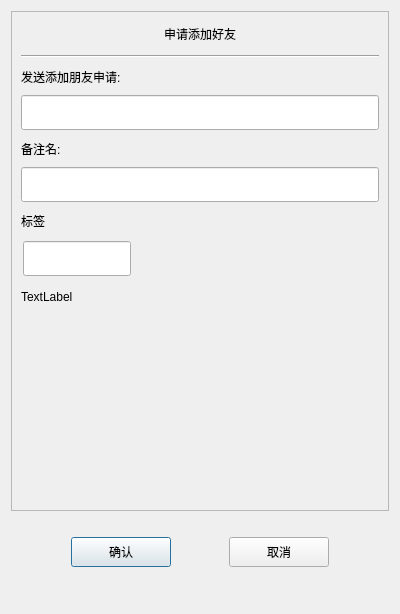
<?xml version="1.0" encoding="UTF-8"?>
<ui version="4.0">
 <class>AuthenFriend</class>
 <widget class="QDialog" name="AuthenFriend">
  <property name="geometry">
   <rect>
    <x>0</x>
    <y>0</y>
    <width>400</width>
    <height>614</height>
   </rect>
  </property>
  <property name="windowTitle">
   <string>Dialog</string>
  </property>
  <layout class="QVBoxLayout" name="verticalLayout">
   <item>
    <widget class="QScrollArea" name="scrollArea">
     <property name="minimumSize">
      <size>
       <width>0</width>
       <height>500</height>
      </size>
     </property>
     <property name="widgetResizable">
      <bool>true</bool>
     </property>
     <widget class="QWidget" name="scrollcontent">
      <property name="geometry">
       <rect>
        <x>0</x>
        <y>0</y>
        <width>386</width>
        <height>498</height>
       </rect>
      </property>
      <layout class="QVBoxLayout" name="verticalLayout_2">
       <property name="spacing">
        <number>0</number>
       </property>
       <property name="leftMargin">
        <number>0</number>
       </property>
       <property name="rightMargin">
        <number>0</number>
       </property>
       <item>
        <widget class="QLabel" name="apply_lb">
         <property name="minimumSize">
          <size>
           <width>0</width>
           <height>25</height>
          </size>
         </property>
         <property name="maximumSize">
          <size>
           <width>16777215</width>
           <height>25</height>
          </size>
         </property>
         <property name="text">
          <string>申请添加好友</string>
         </property>
         <property name="alignment">
          <set>Qt::AlignmentFlag::AlignCenter</set>
         </property>
        </widget>
       </item>
       <item>
        <widget class="QWidget" name="apply_wid" native="true">
         <layout class="QVBoxLayout" name="verticalLayout_3">
          <item>
           <widget class="Line" name="line">
            <property name="orientation">
             <enum>Qt::Orientation::Horizontal</enum>
            </property>
           </widget>
          </item>
          <item>
           <widget class="QLabel" name="label">
            <property name="minimumSize">
             <size>
              <width>0</width>
              <height>25</height>
             </size>
            </property>
            <property name="maximumSize">
             <size>
              <width>16777215</width>
              <height>25</height>
             </size>
            </property>
            <property name="text">
             <string>发送添加朋友申请:</string>
            </property>
           </widget>
          </item>
          <item>
           <widget class="CustomizeEdit" name="name_ed">
            <property name="minimumSize">
             <size>
              <width>0</width>
              <height>35</height>
             </size>
            </property>
            <property name="maximumSize">
             <size>
              <width>16777215</width>
              <height>35</height>
             </size>
            </property>
           </widget>
          </item>
          <item>
           <widget class="QLabel" name="label_2">
            <property name="minimumSize">
             <size>
              <width>0</width>
              <height>25</height>
             </size>
            </property>
            <property name="maximumSize">
             <size>
              <width>16777215</width>
              <height>25</height>
             </size>
            </property>
            <property name="text">
             <string>备注名:</string>
            </property>
           </widget>
          </item>
          <item>
           <widget class="CustomizeEdit" name="back_ed">
            <property name="minimumSize">
             <size>
              <width>0</width>
              <height>35</height>
             </size>
            </property>
            <property name="maximumSize">
             <size>
              <width>16777215</width>
              <height>35</height>
             </size>
            </property>
           </widget>
          </item>
          <item>
           <widget class="QLabel" name="label_3">
            <property name="minimumSize">
             <size>
              <width>0</width>
              <height>25</height>
             </size>
            </property>
            <property name="maximumSize">
             <size>
              <width>16777215</width>
              <height>25</height>
             </size>
            </property>
            <property name="text">
             <string>标签</string>
            </property>
           </widget>
          </item>
          <item>
           <widget class="QWidget" name="lb_group_wid" native="true">
            <property name="minimumSize">
             <size>
              <width>0</width>
              <height>50</height>
             </size>
            </property>
            <layout class="QVBoxLayout" name="verticalLayout_4">
             <property name="spacing">
              <number>0</number>
             </property>
             <property name="leftMargin">
              <number>0</number>
             </property>
             <property name="topMargin">
              <number>0</number>
             </property>
             <property name="rightMargin">
              <number>0</number>
             </property>
             <property name="bottomMargin">
              <number>0</number>
             </property>
             <item>
              <widget class="QWidget" name="gridWidget" native="true">
               <property name="minimumSize">
                <size>
                 <width>0</width>
                 <height>40</height>
                </size>
               </property>
               <property name="maximumSize">
                <size>
                 <width>16777215</width>
                 <height>40</height>
                </size>
               </property>
               <widget class="CustomizeEdit" name="lb_ed">
                <property name="geometry">
                 <rect>
                  <x>2</x>
                  <y>2</y>
                  <width>108</width>
                  <height>35</height>
                 </rect>
                </property>
                <property name="maximumSize">
                 <size>
                  <width>16777215</width>
                  <height>35</height>
                 </size>
                </property>
               </widget>
              </widget>
             </item>
             <item>
              <widget class="QWidget" name="input_tip_wid" native="true">
               <property name="minimumSize">
                <size>
                 <width>0</width>
                 <height>35</height>
                </size>
               </property>
               <property name="maximumSize">
                <size>
                 <width>16777215</width>
                 <height>35</height>
                </size>
               </property>
               <layout class="QVBoxLayout" name="verticalLayout_5">
                <property name="spacing">
                 <number>0</number>
                </property>
                <property name="leftMargin">
                 <number>0</number>
                </property>
                <property name="topMargin">
                 <number>0</number>
                </property>
                <property name="rightMargin">
                 <number>0</number>
                </property>
                <property name="bottomMargin">
                 <number>0</number>
                </property>
                <item>
                 <widget class="ClickedOnceLabel" name="tip_lb">
                  <property name="text">
                   <string>TextLabel</string>
                  </property>
                 </widget>
                </item>
               </layout>
              </widget>
             </item>
            </layout>
           </widget>
          </item>
          <item>
           <widget class="QWidget" name="widget" native="true">
            <property name="minimumSize">
             <size>
              <width>0</width>
              <height>60</height>
             </size>
            </property>
            <layout class="QHBoxLayout" name="horizontalLayout_2">
             <property name="spacing">
              <number>7</number>
             </property>
             <property name="leftMargin">
              <number>0</number>
             </property>
             <property name="topMargin">
              <number>0</number>
             </property>
             <property name="rightMargin">
              <number>0</number>
             </property>
             <property name="bottomMargin">
              <number>0</number>
             </property>
             <item>
              <widget class="QWidget" name="lb_list" native="true">
               <property name="minimumSize">
                <size>
                 <width>287</width>
                 <height>50</height>
                </size>
               </property>
               <property name="maximumSize">
                <size>
                 <width>287</width>
                 <height>16777215</height>
                </size>
               </property>
              </widget>
             </item>
             <item>
              <widget class="QWidget" name="more_lb_wid" native="true">
               <property name="minimumSize">
                <size>
                 <width>30</width>
                 <height>0</height>
                </size>
               </property>
               <property name="maximumSize">
                <size>
                 <width>30</width>
                 <height>16777215</height>
                </size>
               </property>
               <layout class="QVBoxLayout" name="verticalLayout_6">
                <item>
                 <spacer name="verticalSpacer_3">
                  <property name="orientation">
                   <enum>Qt::Orientation::Vertical</enum>
                  </property>
                  <property name="sizeHint" stdset="0">
                   <size>
                    <width>20</width>
                    <height>40</height>
                   </size>
                  </property>
                 </spacer>
                </item>
                <item>
                 <widget class="ClickedOnceLabel" name="more_lb">
                  <property name="minimumSize">
                   <size>
                    <width>25</width>
                    <height>25</height>
                   </size>
                  </property>
                  <property name="maximumSize">
                   <size>
                    <width>25</width>
                    <height>25</height>
                   </size>
                  </property>
                  <property name="text">
                   <string/>
                  </property>
                 </widget>
                </item>
                <item>
                 <spacer name="verticalSpacer_4">
                  <property name="orientation">
                   <enum>Qt::Orientation::Vertical</enum>
                  </property>
                  <property name="sizeHint" stdset="0">
                   <size>
                    <width>20</width>
                    <height>40</height>
                   </size>
                  </property>
                 </spacer>
                </item>
               </layout>
              </widget>
             </item>
            </layout>
           </widget>
          </item>
         </layout>
        </widget>
       </item>
      </layout>
     </widget>
    </widget>
   </item>
   <item>
    <spacer name="verticalSpacer">
     <property name="orientation">
      <enum>Qt::Orientation::Vertical</enum>
     </property>
     <property name="sizeType">
      <enum>QSizePolicy::Policy::Fixed</enum>
     </property>
     <property name="sizeHint" stdset="0">
      <size>
       <width>20</width>
       <height>10</height>
      </size>
     </property>
    </spacer>
   </item>
   <item>
    <widget class="QWidget" name="apply_sure_wid" native="true">
     <property name="minimumSize">
      <size>
       <width>0</width>
       <height>50</height>
      </size>
     </property>
     <layout class="QHBoxLayout" name="horizontalLayout">
      <item>
       <spacer name="horizontalSpacer">
        <property name="orientation">
         <enum>Qt::Orientation::Horizontal</enum>
        </property>
        <property name="sizeHint" stdset="0">
         <size>
          <width>40</width>
          <height>20</height>
         </size>
        </property>
       </spacer>
      </item>
      <item>
       <widget class="ClickedBtn" name="sure_btn">
        <property name="minimumSize">
         <size>
          <width>100</width>
          <height>30</height>
         </size>
        </property>
        <property name="text">
         <string>确认</string>
        </property>
       </widget>
      </item>
      <item>
       <spacer name="horizontalSpacer_2">
        <property name="orientation">
         <enum>Qt::Orientation::Horizontal</enum>
        </property>
        <property name="sizeHint" stdset="0">
         <size>
          <width>40</width>
          <height>20</height>
         </size>
        </property>
       </spacer>
      </item>
      <item>
       <widget class="ClickedBtn" name="cancel_btn">
        <property name="minimumSize">
         <size>
          <width>100</width>
          <height>30</height>
         </size>
        </property>
        <property name="text">
         <string>取消</string>
        </property>
       </widget>
      </item>
      <item>
       <spacer name="horizontalSpacer_3">
        <property name="orientation">
         <enum>Qt::Orientation::Horizontal</enum>
        </property>
        <property name="sizeHint" stdset="0">
         <size>
          <width>40</width>
          <height>20</height>
         </size>
        </property>
       </spacer>
      </item>
     </layout>
    </widget>
   </item>
   <item>
    <spacer name="verticalSpacer_2">
     <property name="orientation">
      <enum>Qt::Orientation::Vertical</enum>
     </property>
     <property name="sizeHint" stdset="0">
      <size>
       <width>20</width>
       <height>24</height>
      </size>
     </property>
    </spacer>
   </item>
  </layout>
 </widget>
 <customwidgets>
  <customwidget>
   <class>ClickedBtn</class>
   <extends>QPushButton</extends>
   <header location="global">clickedbtn.h</header>
  </customwidget>
  <customwidget>
   <class>CustomizeEdit</class>
   <extends>QLineEdit</extends>
   <header location="global">customizeedit.h</header>
  </customwidget>
  <customwidget>
   <class>ClickedOnceLabel</class>
   <extends>QLabel</extends>
   <header location="global">clickedoncelabel.h</header>
  </customwidget>
 </customwidgets>
 <resources/>
 <connections/>
</ui>
